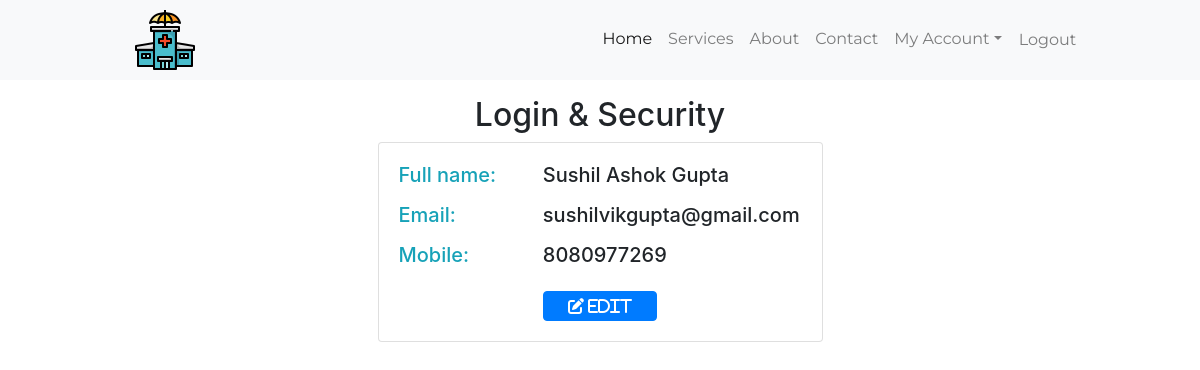
/UserProfile.php (signed in), run on the app's committed database.
### tables this page shows
CREATE TABLE `registration` (
  `id` int(255) NOT NULL,
  `fname` varchar(255) NOT NULL,
  `usname` varchar(255) NOT NULL,
  `email` varchar(255) NOT NULL,
  `mob` varchar(255) NOT NULL,
  `passwd` varchar(255) NOT NULL,
  `cpasswd` varchar(255) NOT NULL
);

### UserProfile.php (the view, shortened to what this page needs)
<?php
include 'DBcon.php';
$username_sess=$_SESSION['username'];
$sqlquery="select * from registration where usname ='$username_sess'";
$showdata=mysqli_query($con,$sqlquery);
if($showdata->num_rows == 1){
    $row=$showdata->fetch_assoc();
    $r_name=$row['fname'];
    $r_email=$row['email'];
    $r_contact=$row['mob'];
}
?>
<!DOCTYPE html>
<html lang="en">
<head>
    <?php include 'AllLinks.php'?>
    <link rel="stylesheet" href="UserProfile.css">
</head>
<body>
    <nav class="navbar navbar-expand-lg navbar-light bg-light">
        <img src="./Icons/hospital.png" class="img-fluid" alt="">
      <div class="collapse navbar-collapse" id="collapsibleNavId">
        <ul class="navbar-nav ml-auto mt-2 mt-lg-0">
          <li class="nav-item active">
            <a class="nav-link" href="Index.php">Home <span class="sr-only">(current)</span></a>
          </li>
          <li class="nav-item">
            <a class="nav-link" href="Index.php#service-section">Services</a>
          </li>
          <li class="nav-item">
            <a class="nav-link" href="Index.php#about-section">About</a>
          </li>
          <li class="nav-item">
            <a class="nav-link" href="Index.php#contact-section">Contact</a>
          </li>
          <li class="nav-item dropdown">
            <a class="nav-link dropdown-toggle" href="#" id="dropdownId" data-toggle="dropdown" aria-haspopup="true" aria-expanded="false">My Account</a>
          </li>
          <li><a class="nav-link btn btn-outline-light" href="Logout.php">Logout</a></li>
        </ul>
      </div>
    </nav>
    <div class="container">
      <div class="row">
        <div class="col-md-5 mx-auto mb-4">
          <div class="row mt-3">
            <div class="col">
              <center><h2>Login & Security</h2></center>
            </div>
          </div>
          <div class="card">
            <div class="card-body">
              <div class="row">
                <div class="col-md-4">
                  <h5 class="text-info"><label for="fname">Full name:</label></h5>
                </div>
                <div class="col-md-8">
                  <h5><?php echo $r_name?></h5>
                </div>
              </div>
              <div class="row">
                <div class="col-md-4">
                  <h5 class="text-info"><label for="email">Email:</label></h5>
                </div>
                <div class="col-md-8">
                  <h5><?php echo $r_email ?></h5>
                </div>
              </div>
              <div class="row">
                <div class="col-md-4">
                  <h5 class="text-info"><label for="contact">Mobile:</label></h5>
                </div>
                <div class="col-md-8">
                  <h5><?php echo $r_contact ?></h5>
                </div>
              </div>
              <div class="row mt-2 justify-content-center">
                <div class="col-md-4">
                  <a href="editprofile.php" class="btn fas fa-edit btn-primary btn-block"> Edit</a>
                </div>
              </div>
            </div>
          </div>
        </div>
      </div>
    </div>
</body>
</html>

### nav.css (style rules this page uses)
* { margin: 0%; padding: 0%; }
.navbar img { margin-left: 10%; }
.collapse ul { margin-right: 10% !important; }
.navbar-nav a { font-family:Montserrat; }

### UserProfile.css (style rules this page uses)
* { margin: 0%; padding: 0%; }
html { scroll-behavior: smooth; }

### data on the page
registration: fname "Sushil Ashok Gupta", email "sushilvikgupta@gmail.com", mob "8080977269"
